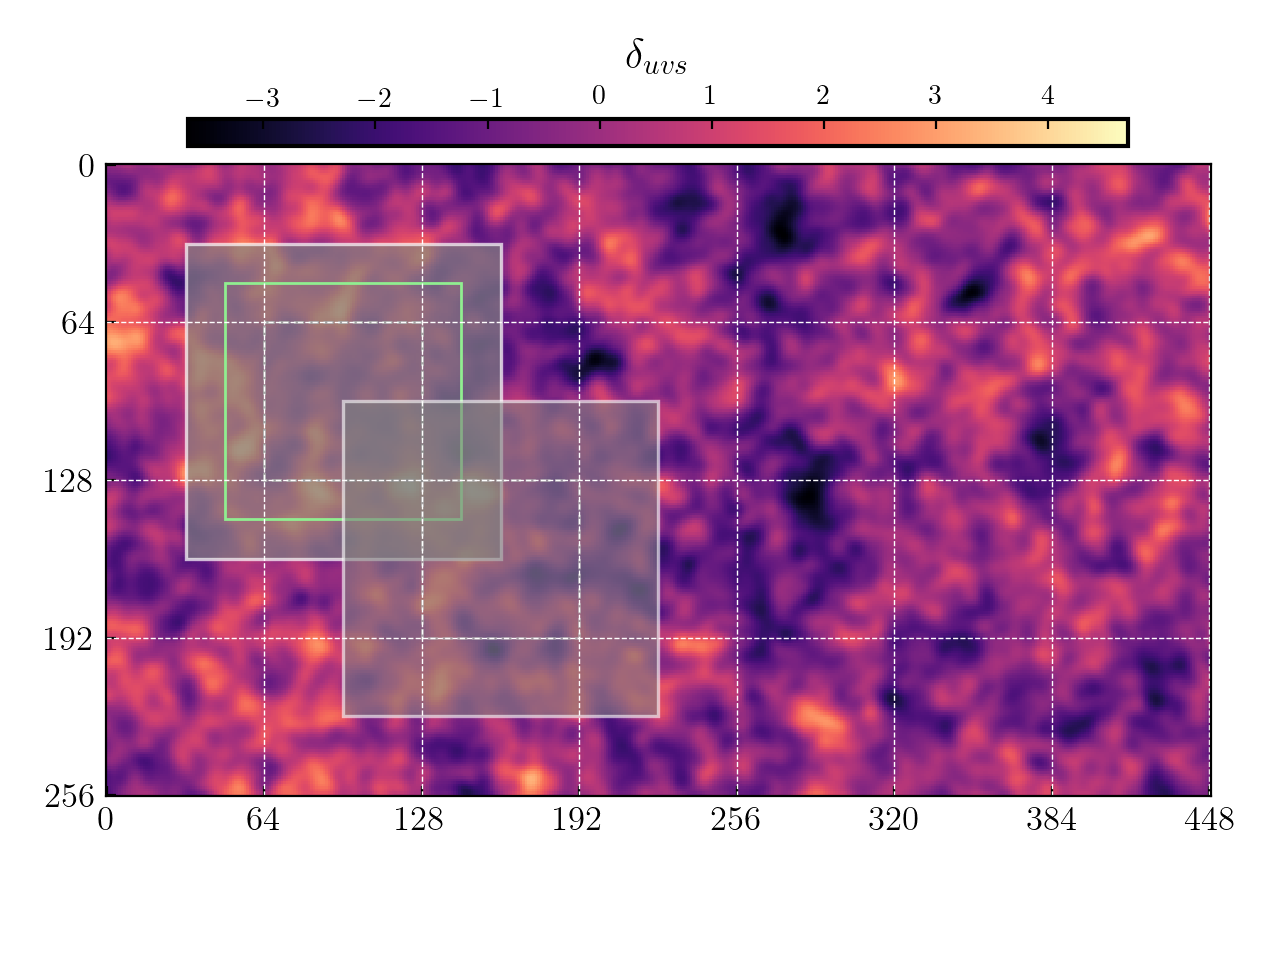

Reproduce this figure in Python.
import numpy as np, os
from analysis.helpers.plotting_help import *

def colorbar(mappable, colorbar_label):
    #from mpl_toolkits.axes_grid1 import make_axes_locatable
    from mpl_toolkits.axes_grid1.inset_locator import inset_axes
    ax = mappable.axes
    fig = ax.figure
    cax = inset_axes(ax,
                   width="85%",  # width = % of parent_bbox width
                   height="4%",  # height : %
                   loc='upper center',
                   bbox_to_anchor=(0.0, 0.0, 1.0, 1.07),
                   bbox_transform=ax.transAxes,
                   borderpad=0)
    cb = fig.colorbar(mappable, cax=cax, label=colorbar_label, orientation='horizontal')
    cb.ax.xaxis.set_label_position('top')
    cb.ax.xaxis.set_ticks_position('top')
    cb.ax.tick_params(labelsize=10)
    return cb

def tiles_plot(sim):
    """
    Simple code to produce an example of two subboxes in the overlapping strategy.
    :param sim:     simulation name
    :return:        save as *.png
    """
    homedir = os.path.dirname(os.getcwd()) + '/'
    input_density_contrast = np.load(homedir + 'boxes' + sim + '/input_density_contrast' + sim + '.npy')

    f, ax = plt.subplots()
    ax.set_yticks(np.arange(0, 256+1, 64), minor=False)
    ax.set_xticks(np.arange(0, 448+1, 64), minor=False)

    im = ax.imshow(input_density_contrast[:256+1, :448+1, 0], cmap='magma')#, vmin=-3, vmax=3)
    cb = colorbar(mappable=im, colorbar_label=r'$\delta_{uvs}$')
    cb.set_ticks([-3, -2, -1, 0, 1, 2, 3, 4])
    cb.outline.set_linewidth(1.5)

    ax.add_patch(matplotlib.patches.Rectangle((32+32, 32+32), 64, 64, linewidth=1.0, linestyle='--', edgecolor='white', facecolor='none'))
    ax.add_patch(matplotlib.patches.Rectangle((0+32, 0+32), 128, 128, linewidth=1.2, edgecolor='white', facecolor='gray', alpha=0.7))
    ax.add_patch(matplotlib.patches.Rectangle((16+32, 16+32), 96, 96, linewidth=1.0, edgecolor='lightgreen', facecolor='none'))

    ax.add_patch(matplotlib.patches.Rectangle((32+64+32, 32+64+32), 64, 64, linewidth=1.0, linestyle='--', edgecolor='white', facecolor='none', alpha=0.7))
    ax.add_patch(matplotlib.patches.Rectangle((0+64+32, 0+64+32), 128, 128, linewidth=1.2, edgecolor='white', facecolor='gray', alpha=0.6))
    #ax.add_patch(matplotlib.patches.Rectangle((16+64, 16+64), 96, 96, linewidth=1.0, edgecolor='lightgreen', facecolor='none'))

    grid_color = 'white'
    for k in [64, 64+64, 64+128]:
        ax.axhline(k, linewidth=0.5, linestyle='--', color=grid_color) # horizontal lines
    for k in [64, 128, 192, 256, 320, 384, 448]:
        ax.axvline(k,  linewidth=0.5, linestyle='--', color=grid_color) # vertical lines
    plt.tight_layout()
    plt.savefig('tiles.png', dpi=200)
    plt.show()

tiles_plot(sim='T')
